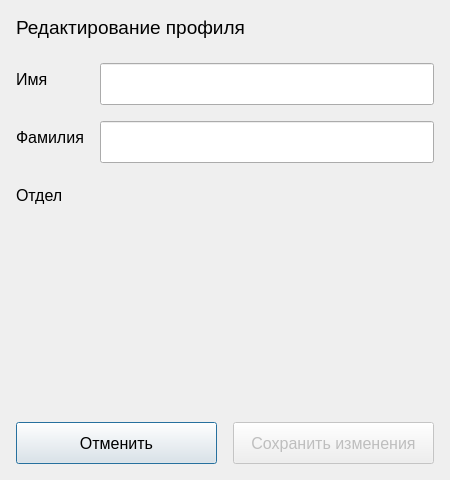
<?xml version="1.0" encoding="UTF-8"?>
<ui version="4.0">
 <class>ProfileDialog</class>
 <widget class="QDialog" name="ProfileDialog">
  <property name="windowModality">
   <enum>Qt::ApplicationModal</enum>
  </property>
  <property name="geometry">
   <rect>
    <x>0</x>
    <y>0</y>
    <width>450</width>
    <height>480</height>
   </rect>
  </property>
  <property name="windowTitle">
   <string>Dialog</string>
  </property>
  <property name="modal">
   <bool>true</bool>
  </property>
  <layout class="QVBoxLayout" name="verticalLayout_3">
   <property name="spacing">
    <number>24</number>
   </property>
   <property name="leftMargin">
    <number>16</number>
   </property>
   <property name="topMargin">
    <number>16</number>
   </property>
   <property name="rightMargin">
    <number>16</number>
   </property>
   <property name="bottomMargin">
    <number>16</number>
   </property>
   <item>
    <widget class="QFrame" name="texts_frame">
     <layout class="QVBoxLayout" name="verticalLayout">
      <property name="leftMargin">
       <number>0</number>
      </property>
      <property name="topMargin">
       <number>0</number>
      </property>
      <property name="rightMargin">
       <number>0</number>
      </property>
      <property name="bottomMargin">
       <number>0</number>
      </property>
      <item>
       <widget class="QLabel" name="label_label">
        <property name="font">
         <font>
          <pointsize>14</pointsize>
         </font>
        </property>
        <property name="text">
         <string>Редактирование профиля</string>
        </property>
       </widget>
      </item>
     </layout>
    </widget>
   </item>
   <item>
    <widget class="QFrame" name="form_frame">
     <layout class="QVBoxLayout" name="verticalLayout_2">
      <property name="spacing">
       <number>16</number>
      </property>
      <property name="leftMargin">
       <number>0</number>
      </property>
      <property name="topMargin">
       <number>0</number>
      </property>
      <property name="rightMargin">
       <number>0</number>
      </property>
      <property name="bottomMargin">
       <number>0</number>
      </property>
      <item>
       <layout class="QFormLayout" name="formLayout">
        <property name="horizontalSpacing">
         <number>16</number>
        </property>
        <property name="verticalSpacing">
         <number>16</number>
        </property>
        <item row="0" column="0">
         <widget class="QLabel" name="label_firstname">
          <property name="font">
           <font>
            <pointsize>12</pointsize>
           </font>
          </property>
          <property name="text">
           <string>Имя</string>
          </property>
         </widget>
        </item>
        <item row="0" column="1">
         <widget class="QLineEdit" name="firstname_lineEdit">
          <property name="minimumSize">
           <size>
            <width>0</width>
            <height>42</height>
           </size>
          </property>
          <property name="font">
           <font>
            <pointsize>12</pointsize>
           </font>
          </property>
         </widget>
        </item>
        <item row="1" column="0">
         <widget class="QLabel" name="label_lastname">
          <property name="font">
           <font>
            <pointsize>12</pointsize>
           </font>
          </property>
          <property name="text">
           <string>Фамилия</string>
          </property>
         </widget>
        </item>
        <item row="1" column="1">
         <widget class="QLineEdit" name="lastname_lineEdit">
          <property name="minimumSize">
           <size>
            <width>0</width>
            <height>42</height>
           </size>
          </property>
          <property name="font">
           <font>
            <pointsize>12</pointsize>
           </font>
          </property>
         </widget>
        </item>
        <item row="3" column="0">
         <widget class="QLabel" name="label_department">
          <property name="font">
           <font>
            <pointsize>12</pointsize>
           </font>
          </property>
          <property name="text">
           <string>Отдел</string>
          </property>
         </widget>
        </item>
        <item row="3" column="1">
         <widget class="ComboBox" name="department_comboBox">
          <property name="minimumSize">
           <size>
            <width>0</width>
            <height>42</height>
           </size>
          </property>
         </widget>
        </item>
       </layout>
      </item>
     </layout>
    </widget>
   </item>
   <item>
    <spacer name="verticalSpacer">
     <property name="orientation">
      <enum>Qt::Vertical</enum>
     </property>
     <property name="sizeHint" stdset="0">
      <size>
       <width>20</width>
       <height>40</height>
      </size>
     </property>
    </spacer>
   </item>
   <item>
    <widget class="QFrame" name="buttons_frame">
     <layout class="QHBoxLayout" name="horizontalLayout">
      <property name="spacing">
       <number>16</number>
      </property>
      <property name="leftMargin">
       <number>0</number>
      </property>
      <property name="topMargin">
       <number>0</number>
      </property>
      <property name="rightMargin">
       <number>0</number>
      </property>
      <property name="bottomMargin">
       <number>0</number>
      </property>
      <item>
       <widget class="TertiaryButton" name="cancel_pushButton">
        <property name="minimumSize">
         <size>
          <width>120</width>
          <height>42</height>
         </size>
        </property>
        <property name="font">
         <font>
          <pointsize>12</pointsize>
         </font>
        </property>
        <property name="text">
         <string>Отменить</string>
        </property>
       </widget>
      </item>
      <item>
       <widget class="PrimaryButton" name="accept_pushButton">
        <property name="enabled">
         <bool>false</bool>
        </property>
        <property name="minimumSize">
         <size>
          <width>200</width>
          <height>42</height>
         </size>
        </property>
        <property name="font">
         <font>
          <pointsize>12</pointsize>
         </font>
        </property>
        <property name="text">
         <string>Сохранить изменения</string>
        </property>
       </widget>
      </item>
     </layout>
    </widget>
   </item>
  </layout>
 </widget>
 <customwidgets>
  <customwidget>
   <class>PrimaryButton</class>
   <extends>QPushButton</extends>
   <header>ui.custom_widgets.buttons</header>
  </customwidget>
  <customwidget>
   <class>TertiaryButton</class>
   <extends>QPushButton</extends>
   <header>ui.custom_widgets.buttons</header>
  </customwidget>
  <customwidget>
   <class>ComboBox</class>
   <extends>QWidget</extends>
   <header>ui.custom_widgets.combobox</header>
  </customwidget>
 </customwidgets>
 <resources/>
 <connections/>
</ui>
